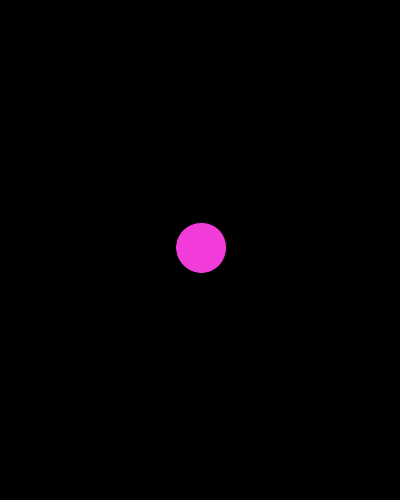
Frame 1 (no input)
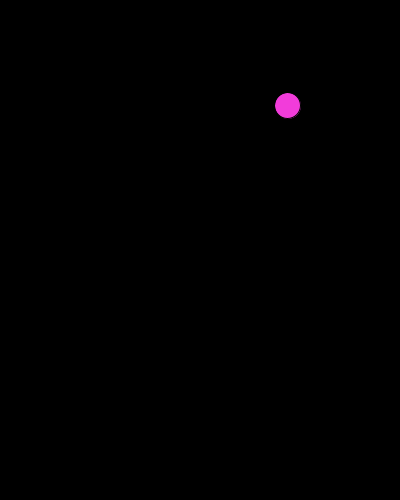
Frame 60 (the mouse pressed at the canvas centre just before this capture)
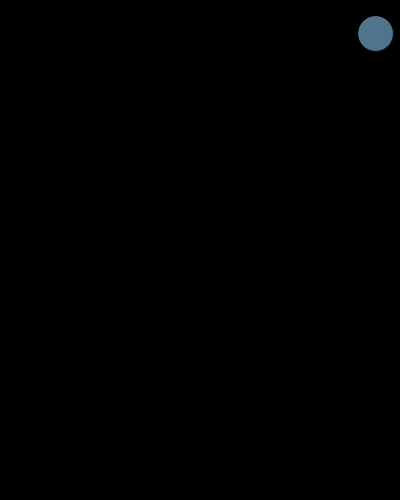
Frame 120 (the mouse held since frame 60 and released just before this capture)

The Processing sketch that drew these frames (run headless with seeded random() and noise(); from frame 60 on, the mouse is pressed at the canvas centre):

// Processing sketch: bouncing_ball
// ── bouncing_ball.pde
float x, y;
float xSpeed, ySpeed;
float dia, diaChange;
float r, g, b;

void setup() {
  size(400, 500);
  background(0);

  x = width/2;
  y = height/2;
  dia = 50;
  xSpeed = random(-5, 5);
  ySpeed = random(-5, 5);
  diaChange = 1;
  r = random(255);
  g = random(255);
  b = random(255);
}

void draw() {
  background(0);
  // update
  // check & compare
  // display

  // update values
  x = x + xSpeed;
  y = y + ySpeed;
  dia = dia + diaChange;

  // check
  if (x < 0 || x > width) {
    xSpeed = -xSpeed;
    r = random(255);
    g = random(255);
    b = random(255);
  }
  if (y < 0 || y > height) {
    ySpeed = -ySpeed;
    r = random(255);
    g = random(255);
    b = random(255);
  }
  if (dia > 60 || dia < 20) {
    diaChange = -diaChange;
  }

  // display
  fill(r, g, b);
  ellipse(x, y, dia, dia);
}
